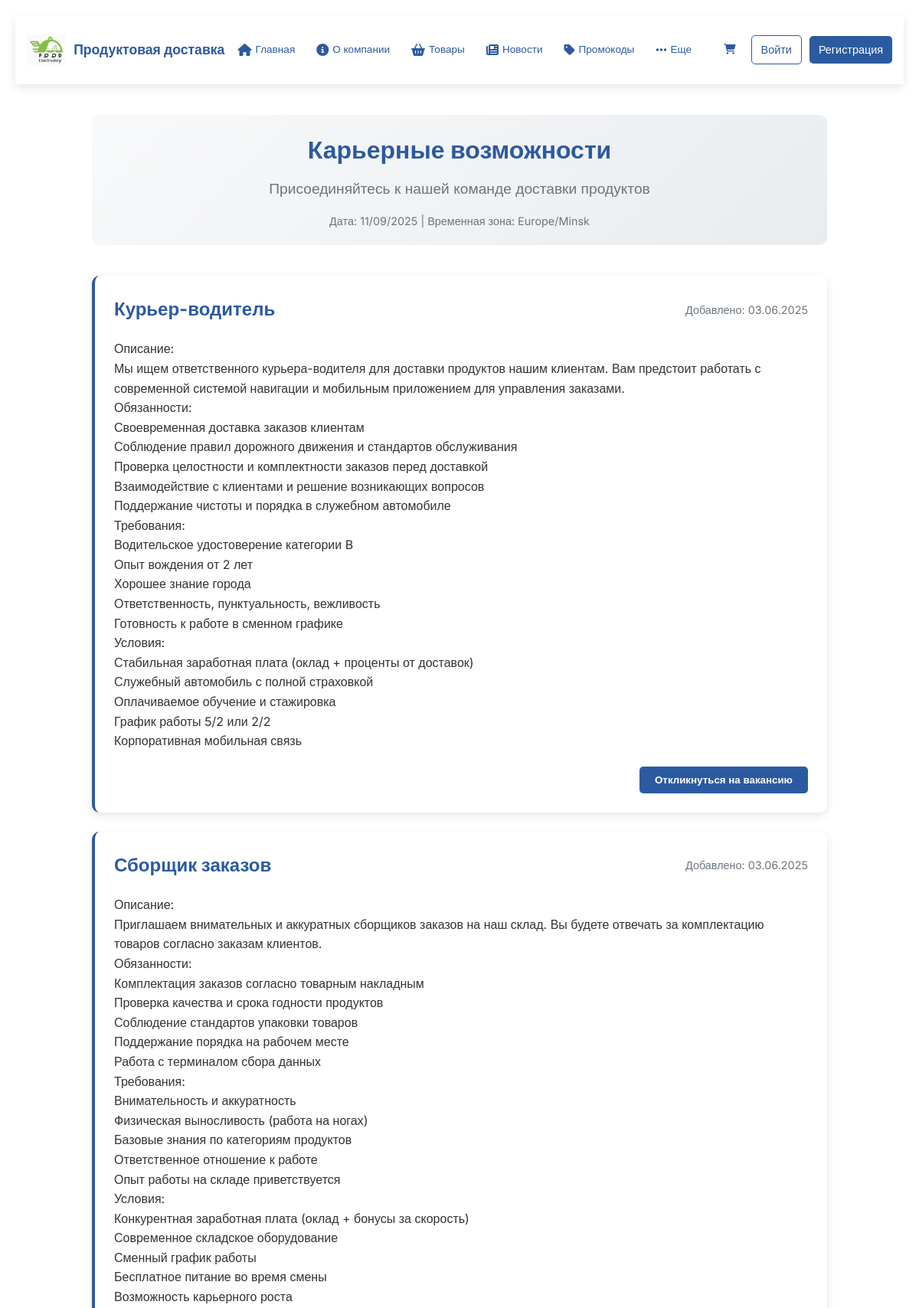
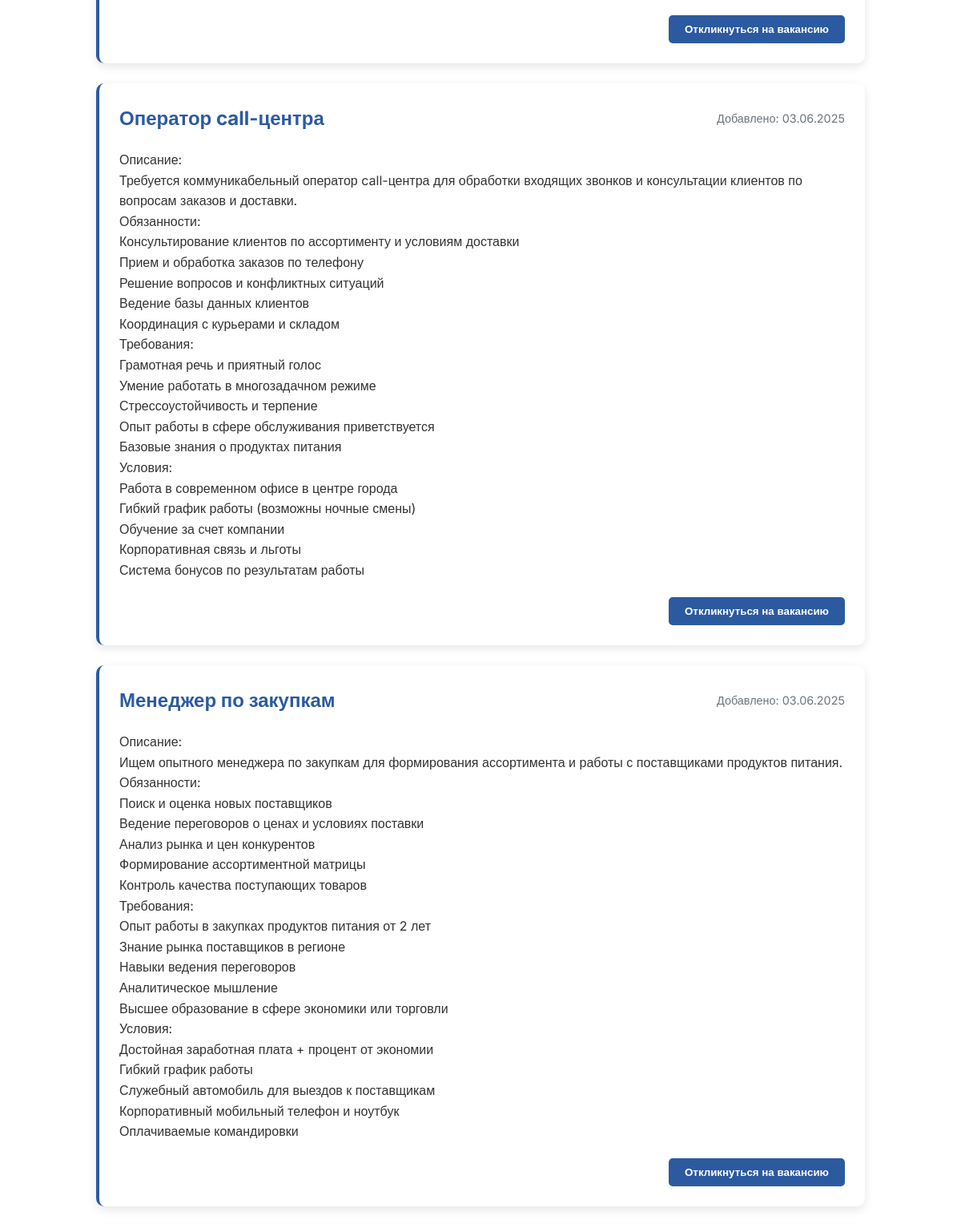
Page /vacancies/ (upper part) on the committed database (2 pictures, top to bottom).
### delivery_app/models.py (models this page shows, shortened)
class Vacancy(models.Model):
    title = models.CharField(max_length=100)
    description = models.TextField()
    created_date = models.DateTimeField(auto_now_add=True)

### delivery_app/views.py (the view)
# urls.py: path('vacancies/', views.vacancies, name='vacancies'),
def vacancies(request):
    vacancies = Vacancy.objects.order_by('-created_date')
    context = {
        'vacancies': vacancies,
        'current_date': timezone.now().strftime('%d/%m/%Y'),
        'timezone': 'Europe/Minsk',
    }
    return render(request, 'delivery_app/vacancies.html', context)

### delivery_app/templates/delivery_app/vacancies.html (shortened to what this page needs)
{% extends "delivery_app/base.html" %}
{% load static %}
{% block content %}
<div class="vacancies-container">
    <div class="page-header">
        <h1>Карьерные возможности</h1>
        <p class="page-subtitle">Присоединяйтесь к нашей команде доставки продуктов</p>
        <p class="current-date">Дата: {{ current_date }} | Временная зона: {{ timezone }}</p>
    </div>
    {% if vacancies %}
    <div class="vacancies-list">
        {% for vacancy in vacancies %}
        <div class="vacancy-card">
            <div class="vacancy-header">
                <h2 class="vacancy-title">{{ vacancy.title }}</h2>
                <span class="vacancy-date">Добавлено: {{ vacancy.created_date|date:'d.m.Y' }}</span>
            </div>
            <div class="vacancy-content">
                {{ vacancy.description|linebreaks }}
            </div>
            <div class="vacancy-actions">
                <button class="btn-apply" onclick="showApplicationForm({{ vacancy.id }})">Откликнуться на вакансию</button>
            </div>
        </div>
        {% endfor %}
    </div>
    {% endif %}
</div>
{% endblock %}

### delivery_app/static/delivery_app/css/style.css (style rules this page uses)
body { font-family: Arial, sans-serif; margin: 0; padding: 20px; background-color: #f9f9f9; color: #333 !important; background-image: none !important; }

### delivery_app/templates/delivery_app/base.html (style rules this page uses)
:root { --primary-color: #2c5aa0; --secondary-color: #f8f9fa; --accent-color: #28a745; --text-color: #333; --light-text: #6c757d; --border-color: #e9ecef; --shadow: 0 4px 12px rgba(0, 0, 0, 0.1); --transition: all 0.3s ease; }
* { margin: 0; padding: 0; box-sizing: border-box; }
body { font-family: 'Inter', sans-serif; line-height: 1.6; color: var(--text-color); background-color: #fff; display: flex; flex-direction: column; min-height: 100vh; }

### delivery_app/templates/delivery_app/vacancies.html (style rules this page uses)
.vacancies-container { max-width: 1000px; margin: 0 auto; padding: 20px; }
.page-header { text-align: center; margin-bottom: 40px; padding: 20px; background: linear-gradient(135deg, #f8f9fa 0%, #e9ecef 100%); border-radius: 10px; }
.page-header h1 { color: #2c5aa0; margin-bottom: 10px; }
.page-subtitle { font-size: 1.2em; color: #6c757d; margin-bottom: 15px; }
.current-date { font-size: 0.9em; color: #6c757d; }
.vacancies-list { display: flex; flex-direction: column; gap: 25px; margin-bottom: 50px; }
.vacancy-card { background: white; border-radius: 10px; box-shadow: 0 4px 12px rgba(0, 0, 0, 0.1); padding: 25px; transition: transform 0.3s ease, box-shadow 0.3s ease; border-left: 4px solid #2c5aa0; }
.vacancy-header { display: flex; justify-content: space-between; align-items: center; margin-bottom: 20px; flex-wrap: wrap; }
.vacancy-title { color: #2c5aa0; margin: 0; }
.vacancy-date { color: #6c757d; font-size: 0.9em; }
.vacancy-content { line-height: 1.6; margin-bottom: 20px; }
.vacancy-actions { text-align: right; }
.btn-apply { background-color: #2c5aa0; color: white; border: none; padding: 10px 20px; border-radius: 5px; cursor: pointer; font-weight: bold; transition: background-color 0.3s ease; }

### rows in the picture
Vacancy: title "Курьер-водитель", created_date "03.06.2025", description "Описание: Мы ищем ответственного курьера-водителя для доставки продуктов нашим клиентам. Вам предстоит работать с современной системой навигации и мобильным приложением для управления заказами. Обязанности: Своевременная доставка заказов клиентам Соблюдение правил дорожного движения и стандартов обслуживания Проверка целостности и комплектности заказов перед доставкой Взаимодействие с клиентами и решение возникающих вопросов Поддержание чистоты и порядка в служебном автомобиле Требования: Водительское удостоверение категории B Опыт вождения от 2 лет Хорошее знание города Ответственность, пунктуальность, вежливость Готовность к работе в сменном графике Условия: Стабильная заработная плата…"
Vacancy: title "Сборщик заказов", created_date "03.06.2025", description "Описание: Приглашаем внимательных и аккуратных сборщиков заказов на наш склад. Вы будете отвечать за комплектацию товаров согласно заказам клиентов. Обязанности: Комплектация заказов согласно товарным накладным Проверка качества и срока годности продуктов Соблюдение стандартов упаковки товаров Поддержание порядка на рабочем месте Работа с терминалом сбора данных Требования: Внимательность и аккуратность Физическая выносливость (работа на ногах) Базовые знания по категориям продуктов Ответственное отношение к работе Опыт работы на складе приветствуется Условия: Конкурентная заработная плата (оклад + бонусы за скорость) Современное складское оборудование Сменный график работы Бесплатное…"
Vacancy: title "Оператор call-центра", created_date "03.06.2025", description "Описание: Требуется коммуникабельный оператор call-центра для обработки входящих звонков и консультации клиентов по вопросам заказов и доставки. Обязанности: Консультирование клиентов по ассортименту и условиям доставки Прием и обработка заказов по телефону Решение вопросов и конфликтных ситуаций Ведение базы данных клиентов Координация с курьерами и складом Требования: Грамотная речь и приятный голос Умение работать в многозадачном режиме Стрессоустойчивость и терпение Опыт работы в сфере обслуживания приветствуется Базовые знания о продуктах питания Условия: Работа в современном офисе в центре города Гибкий график работы (возможны ночные смены) Обучение за счет компании Корпоративная…"
Vacancy: title "Менеджер по закупкам", created_date "03.06.2025", description "Описание: Ищем опытного менеджера по закупкам для формирования ассортимента и работы с поставщиками продуктов питания. Обязанности: Поиск и оценка новых поставщиков Ведение переговоров о ценах и условиях поставки Анализ рынка и цен конкурентов Формирование ассортиментной матрицы Контроль качества поступающих товаров Требования: Опыт работы в закупках продуктов питания от 2 лет Знание рынка поставщиков в регионе Навыки ведения переговоров Аналитическое мышление Высшее образование в сфере экономики или торговли Условия: Достойная заработная плата + процент от экономии Гибкий график работы Служебный автомобиль для выездов к поставщикам Корпоративный мобильный телефон и ноутбук Оплачиваемые…"

### other values in the picture
{{ timezone }} "Europe/Minsk"
